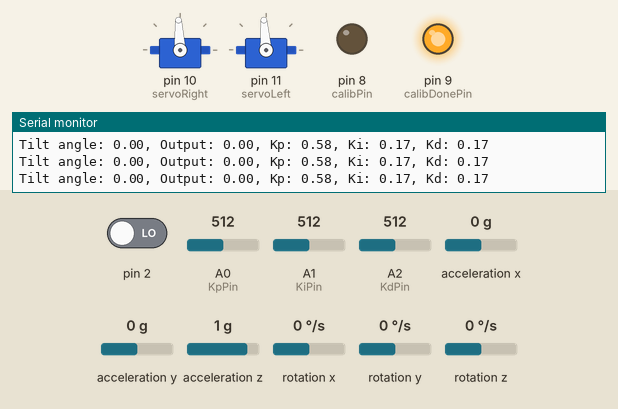
The sketch below on a simulated Arduino Uno, built with avr-gcc and run on an emulated ATmega328P. Shown: 2 × servo, output pins drawn as LEDs (lit = HIGH), the last lines printed to the serial monitor. Inputs (shaded band) come from the test bench; at power-on: acceleration x 0 g, A0 (KpPin) = 512, pin 2 LOW, A1 (KiPin) = 512, A2 (KdPin) = 512, acceleration y 0 g, acceleration z 1 g, rotation x 0 °/s, rotation y 0 °/s, rotation z 0 °/s. The sensor or clock chip raises its interrupt line as the real part does.

Above: at 21.9 s.
22.0 s: acceleration x set to -1.4 g
At 22.8 s:
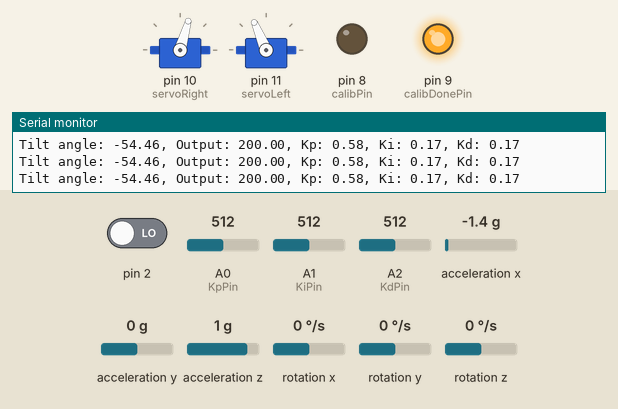
23.5 s: acceleration x set to 0.8 g
At 23.8 s:
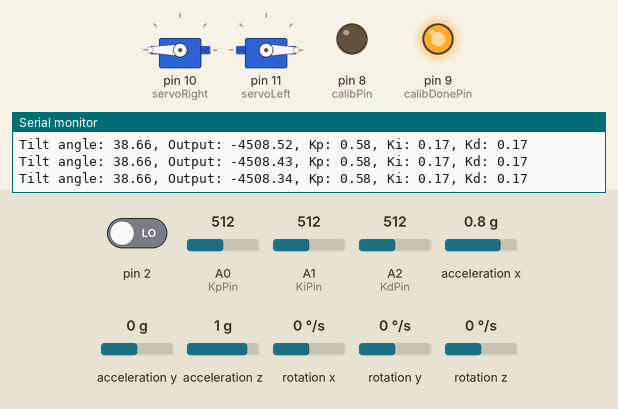
25.0 s: A0 (KpPin) set to 30
At 29.8 s:
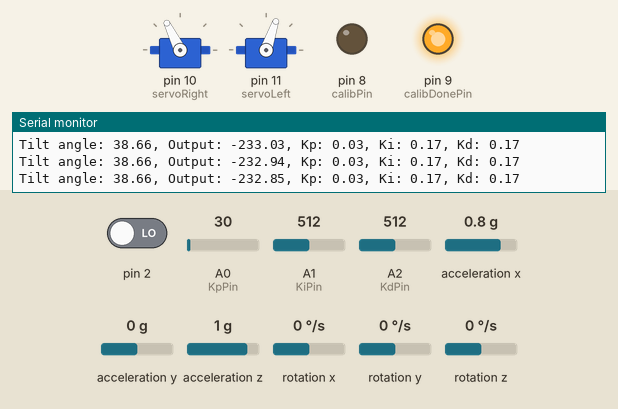
Timing chart, 0 to 45.3 s (numbered marks = the images above; inputs shaded):
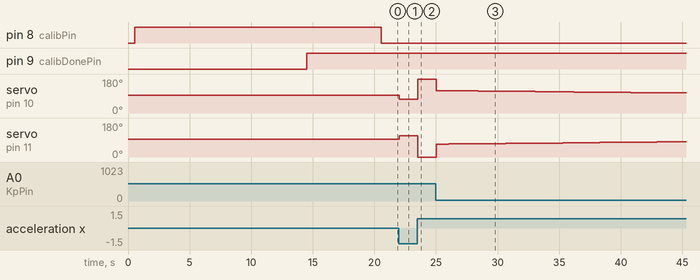

The sketch:

SelfBalancing1.ino
```cpp
// Includes sensor code from:
// I2C device class (I2Cdev) demonstration Arduino sketch for MPU6050 class using DMP (MotionApps v2.0)
// 6/21/2012 by Jeff Rowberg <jeff@rowberg.net>

#include "I2Cdev.h"
#include "MPU6050_6Axis_MotionApps20.h"
#include "Wire.h"

MPU6050 mpu;

// uncomment "OUTPUT_READABLE_YAWPITCHROLL" if you want to see the yaw/
// pitch/roll angles (in degrees) calculated from the quaternions coming
// from the FIFO. Note this also requires gravity vector calculations.
// Also note that yaw/pitch/roll angles suffer from gimbal lock (for
// more info, see: http://en.wikipedia.org/wiki/Gimbal_lock)
#define OUTPUT_READABLE_YAWPITCHROLL

// MPU control/status vars
bool dmpReady = false;  // set true if DMP init was successful
uint8_t mpuIntStatus;   // holds actual interrupt status byte from MPU
uint8_t devStatus;      // return status after each device operation (0 = success, !0 = error)
uint16_t packetSize;    // expected DMP packet size (default is 42 bytes)
uint16_t fifoCount;     // count of all bytes currently in FIFO
uint8_t fifoBuffer[64]; // FIFO storage buffer

// orientation/motion vars
Quaternion q;           // [w, x, y, z]         quaternion container
VectorInt16 aa;         // [x, y, z]            accel sensor measurements
VectorInt16 aaReal;     // [x, y, z]            gravity-free accel sensor measurements
VectorInt16 aaWorld;    // [x, y, z]            world-frame accel sensor measurements
VectorFloat gravity;    // [x, y, z]            gravity vector
float euler[3];         // [psi, theta, phi]    Euler angle container
float ypr[3];           // [yaw, pitch, roll]   yaw/pitch/roll container and gravity vector

float angle; // store the current tilt angle
float calibdata; // store sum of calibration values
float output; // motor output
int calibnum = 0; // calibration counter
float zeropoint = 0; //offset for gyro angle
boolean calibration = false; // calibration flag
int calibPin = 8;
int calibDonePin = 9;

float amp; // motor amplitude
int leftcal = 1509; // zero for the left motor
int rightcal = 1504; // zero for the right motor

// Store the integral and derivative values, store the last error value to
// help calculate the derivative
float integral = 0;
float derivative = 0;
float lasterror = 0;
float error = 0;
// PID constants
float Kp = .2;
float Ki = 0;
float Kd = .05;

// Potentiometer settings
int KpPin = A0;
int KiPin = A1;
int KdPin = A2;
// maximum values for the coefficients
float KpMax = 1;
float KiMax = .3;
float KdMax = .3;

#include <Servo.h>                           // Include servo library

Servo servoRight;                            // Declare right servo
Servo servoLeft;

// ================================================================
// ===               INTERRUPT DETECTION ROUTINE                ===
// ================================================================

volatile bool mpuInterrupt = false;     // indicates whether MPU interrupt pin has gone high
void dmpDataReady() {
    mpuInterrupt = true;
}


// ================================================================
// ===                      INITIAL SETUP                       ===
// ================================================================

void setup() {
    // join I2C bus (I2Cdev library doesn't do this automatically)
    #if I2CDEV_IMPLEMENTATION == I2CDEV_ARDUINO_WIRE
        Wire.begin();
        TWBR = 24; // 400kHz I2C clock (200kHz if CPU is 8MHz)
    #elif I2CDEV_IMPLEMENTATION == I2CDEV_BUILTIN_FASTWIRE
        Fastwire::setup(400, true);
    #endif

    // initialize serial communication
    // (115200 chosen because it is required for Teapot Demo output, but it's
    // really up to you depending on your project)
    Serial.begin(115200);
    while (!Serial); // wait for Leonardo enumeration, others continue immediately

    // NOTE: 8MHz or slower host processors, like the Teensy @ 3.3v or Ardunio
    // Pro Mini running at 3.3v, cannot handle this baud rate reliably due to
    // the baud timing being too misaligned with processor ticks. You must use
    // 38400 or slower in these cases, or use some kind of external separate
    // crystal solution for the UART timer.

    // initialize device
    Serial.println(F("Initializing I2C devices..."));
    mpu.initialize();

    // verify connection
    Serial.println(F("Testing device connections..."));
    Serial.println(mpu.testConnection() ? F("MPU6050 connection successful") : F("MPU6050 connection failed"));

    // wait for ready
    Serial.println(F("\nSend any character to begin DMP programming and demo: "));
    while (Serial.available() && Serial.read()); // empty buffer
    //while (!Serial.available());                 // wait for data
    while (Serial.available() && Serial.read()); // empty buffer again

    // load and configure the DMP
    Serial.println(F("Initializing DMP..."));
    devStatus = mpu.dmpInitialize();

    // supply your own gyro offsets here, scaled for min sensitivity
    mpu.setXGyroOffset(220);
    mpu.setYGyroOffset(76);
    mpu.setZGyroOffset(-85);
    mpu.setZAccelOffset(1788); // 1688 factory default for my test chip

    // make sure it worked (returns 0 if so)
    if (devStatus == 0) {
        // turn on the DMP, now that it's ready
        Serial.println(F("Enabling DMP..."));
        mpu.setDMPEnabled(true);

        // enable Arduino interrupt detection
        Serial.println(F("Enabling interrupt detection (Arduino external interrupt 0)..."));
        attachInterrupt(0, dmpDataReady, RISING);
        mpuIntStatus = mpu.getIntStatus();

        // set our DMP Ready flag so the main loop() function knows it's okay to use it
        Serial.println(F("DMP ready! Waiting for first interrupt..."));
        dmpReady = true;

        // get expected DMP packet size for later comparison
        packetSize = mpu.dmpGetFIFOPacketSize();
    } else {
        // ERROR!
        // 1 = initial memory load failed
        // 2 = DMP configuration updates failed
        // (if it's going to break, usually the code will be 1)
        Serial.print(F("DMP Initialization failed (code "));
        Serial.print(devStatus);
        Serial.println(F(")"));
    }

    // configure LEDs for output
    pinMode(calibPin, OUTPUT);
    pinMode(calibDonePin, OUTPUT);

    // Servo setup
    servoRight.attach(10);                     // Attach right signal to pin 10
    servoRight.writeMicroseconds(rightcal);        // 1.5 ms: stay still signal

    servoLeft.attach(11);                     // Attach left signal to pin 11
    servoLeft.writeMicroseconds(leftcal);        // 1.5 ms: stay still signal

    // Potentiometer inputs
    pinMode(KpPin, INPUT);
    pinMode(KiPin, INPUT);
    pinMode(KdPin, INPUT);

}


// ================================================================
// ===                    MAIN PROGRAM LOOP                     ===
// ================================================================

void loop() {
    // if programming failed, don't try to do anything
    if (!dmpReady) return;
    unsigned long StartTime = micros();

    // wait for MPU interrupt or extra packet(s) available
    while (!mpuInterrupt && fifoCount < packetSize) {
    }

    // reset interrupt flag and get INT_STATUS byte
    mpuInterrupt = false;
    mpuIntStatus = mpu.getIntStatus();

    // get current FIFO count
    fifoCount = mpu.getFIFOCount();

    // check for overflow (this should never happen unless our code is too inefficient)
    if ((mpuIntStatus & 0x10) || fifoCount == 1024) {
        // reset so we can continue cleanly
        mpu.resetFIFO();
        Serial.println(F("FIFO overflow!"));

    // otherwise, check for DMP data ready interrupt (this should happen frequently)
    } else if (mpuIntStatus & 0x02) {
        // wait for correct available data length, should be a VERY short wait
        while (fifoCount < packetSize) fifoCount = mpu.getFIFOCount();

        // read a packet from FIFO
        mpu.getFIFOBytes(fifoBuffer, packetSize);

        // track FIFO count here in case there is > 1 packet available
        // (this lets us immediately read more without waiting for an interrupt)
        fifoCount -= packetSize;

        #ifdef OUTPUT_READABLE_YAWPITCHROLL
            // display Euler angles in degrees
            mpu.dmpGetQuaternion(&q, fifoBuffer);
            mpu.dmpGetGravity(&gravity, &q);
            mpu.dmpGetYawPitchRoll(ypr, &q, &gravity);
            // Serial.print("angle");
            // Serial.print("\t");
            //Serial.print(ypr[1] * 180/M_PI);
            //Serial.print(", ");
           angle = ypr[1] * 180/M_PI;


           // calibration loop, to let sensor settle down and to
           // set a zero point
           if (calibration == false){
              // red LED to indicate calibration activity
              digitalWrite(calibPin,true);

              calibnum = calibnum + 1;
              if (calibnum > 1400){
                // + green LED to indicate we're in second stage
                digitalWrite(calibDonePin,true);
                calibdata = calibdata + angle;
                zeropoint = calibdata/(calibnum-1400);
                //Serial.println(angle);

                }
              if (calibnum > 2000){

                calibration = true;
                Serial.print("calibration angle: ");
                Serial.println(zeropoint);

              }
            }
            else{
              // green only after calibration is complete
              digitalWrite(calibPin,false);
              digitalWrite(calibDonePin,true);

              angle = angle - zeropoint;
            }


        #endif


        if (calibration == true){
          // read constant values from potentiometers
          Kp = map(analogRead(KpPin),0,1024,0,1000.0*KpMax)*1.163/1000.0;
          Ki = map(analogRead(KiPin),0,1024,0,1000.0*KiMax)*1.163/1000.0;
          Kd = map(analogRead(KdPin),0,1024,0,1000.0*KdMax)*1.163/1000.0;

          // calculate motor amplitude
          amp = -200 * angle * Kp + Ki * integral + Kd * derivative;
          amp = min(amp,200);

          // control servos
          servoLeft.writeMicroseconds(amp+leftcal);
          servoRight.writeMicroseconds(rightcal-amp);
          Serial.print("Tilt angle: ");
          Serial.print(angle);
          Serial.print(", Output: ");
          Serial.print(amp);
          Serial.print(", Kp: ");
          Serial.print(map(analogRead(KpPin),0,1024,0,1000.0*KpMax)*1.163/1000.0);
          Serial.print(", Ki: ");
          Serial.print(map(analogRead(KiPin),0,1024,0,1000.0*KiMax)*1.163/1000.0);
          Serial.print(", Kd: ");
          Serial.println(map(analogRead(KdPin),0,1024,0,1000.0*KdMax)*1.163/1000.0);

          // Calculate current error, integral, derivative, motor speed
          error = angle;

          unsigned long CurrentTime = micros();
          float ElapsedTime = float(CurrentTime - StartTime);
          integral = ElapsedTime*error/1000000 + integral;

          derivative = (error-lasterror)/(ElapsedTime);

          // This error is the next loop's previous error
          lasterror = error;
        }

    }
}
```

Measured:
- after the input at 22.0 s, servo on pin 10 (servoRight): 93° → 74° at once; servo on pin 11 (servoLeft): 94° → 113° at once
- after the input at 23.5 s, servo on pin 10 (servoRight): 74° → 180° at once; servo on pin 11 (servoLeft): 113° → 0° at once
- after the input at 25.0 s, servo on pin 10 (servoRight): moves from 180° to 106° over 18.8 s, starting at once; servo on pin 11 (servoLeft): moves from 0° to 81° over 19.6 s, starting at once
